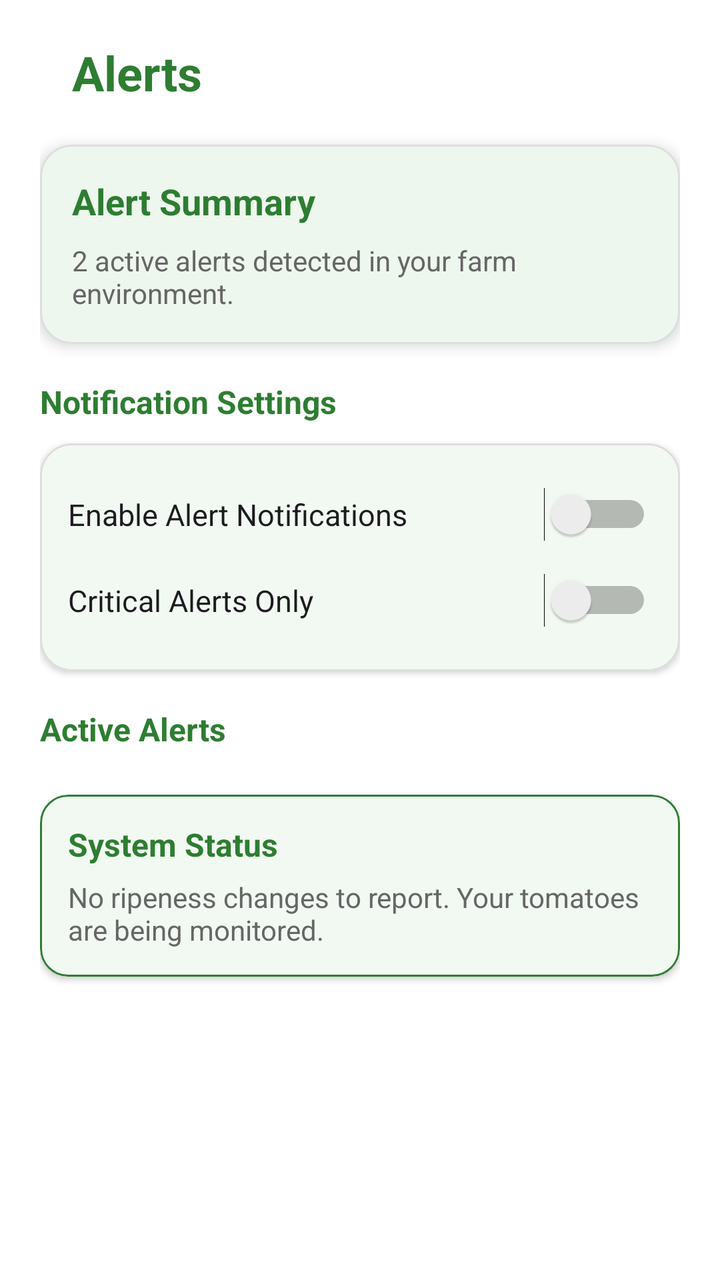
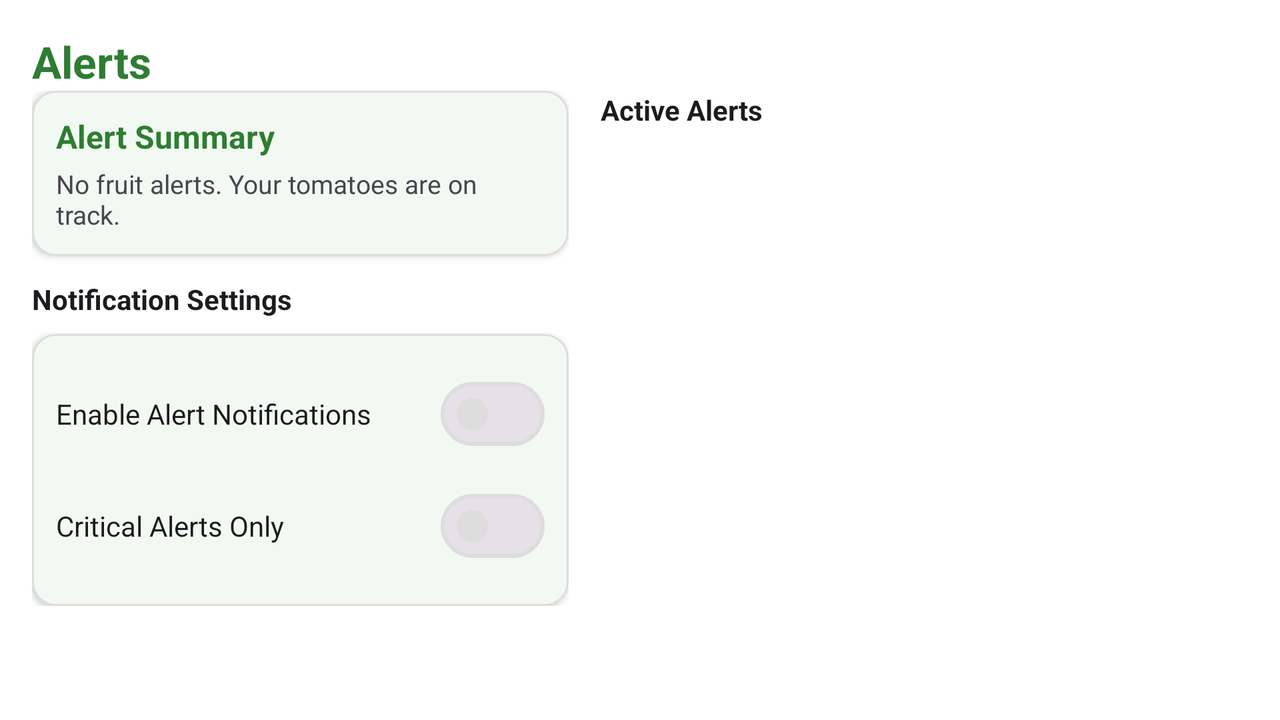

Two renders of one Android screen. The first uses the default layout on a phone; the second uses the alternative layout the repository ships for a different screen configuration, on a matching device. The two XML files are below.
<!-- AndroidManifest.xml: application theme Theme.SmartFarm -->
<!-- res/layout/alert.xml -->
<?xml version="1.0" encoding="utf-8"?>
<ScrollView xmlns:android="http://schemas.android.com/apk/res/android"
    xmlns:app="http://schemas.android.com/apk/res-auto"
    xmlns:tools="http://schemas.android.com/tools"
    android:layout_width="match_parent"
    android:layout_height="match_parent"
    android:background="?android:attr/colorBackground"
    android:fillViewport="true">

    <LinearLayout
        android:layout_width="match_parent"
        android:layout_height="wrap_content"
        android:orientation="vertical"
        android:padding="20dp">

        
        <LinearLayout
            android:layout_width="match_parent"
            android:layout_height="wrap_content"
            android:orientation="horizontal"
            android:gravity="center_vertical"
            android:layout_marginBottom="20dp">

            <TextView
                android:layout_width="wrap_content"
                android:layout_height="wrap_content"
                android:layout_marginStart="16dp"
                android:text="@string/alerts"
                android:textSize="24sp"
                android:textStyle="bold"
                android:textColor="@color/dark_green" />
        </LinearLayout>

        
        <com.google.android.material.card.MaterialCardView
            android:layout_width="match_parent"
            android:layout_height="wrap_content"
            android:layout_marginBottom="18dp"
            app:cardCornerRadius="16dp"
            app:cardElevation="4dp"
            app:strokeColor="@color/light_gray"
            app:strokeWidth="1dp">

            <LinearLayout
                android:layout_width="match_parent"
                android:layout_height="wrap_content"
                android:orientation="vertical"
                android:padding="16dp">

                <TextView
                    android:layout_width="wrap_content"
                    android:layout_height="wrap_content"
                    android:text="@string/alert_summary"
                    android:textStyle="bold"
                    android:textColor="@color/dark_green"
                    android:textSize="18sp" />

                <TextView
                    android:id="@+id/tv_alert_summary"
                    android:layout_width="wrap_content"
                    android:layout_height="wrap_content"
                    android:layout_marginTop="8dp"
                    android:text="@string/count_alert"
                    android:textColor="@color/gray"
                    android:textSize="14sp" />
            </LinearLayout>
        </com.google.android.material.card.MaterialCardView>

        
        <TextView
            android:layout_width="wrap_content"
            android:layout_height="wrap_content"
            android:text="@string/notification_settings"
            android:textStyle="bold"
            android:textColor="@color/dark_green"
            android:textSize="16sp"
            android:layout_marginBottom="10dp" />

        <com.google.android.material.card.MaterialCardView
            android:layout_width="match_parent"
            android:layout_height="wrap_content"
            android:layout_marginBottom="18dp"
            app:cardCornerRadius="16dp"
            app:cardElevation="2dp"
            app:strokeColor="@color/light_gray"
            app:strokeWidth="1dp">

            <LinearLayout
                android:layout_width="match_parent"
                android:layout_height="wrap_content"
                android:orientation="vertical"
                android:padding="14dp">

                <LinearLayout
                    android:layout_width="match_parent"
                    android:layout_height="wrap_content"
                    android:orientation="horizontal"
                    android:gravity="center_vertical"
                    android:paddingVertical="8dp">

                    <TextView
                        android:layout_width="0dp"
                        android:layout_height="wrap_content"
                        android:layout_weight="1"
                        android:text="@string/enable_notifications"
                        android:textColor="?android:attr/textColorPrimary"
                        android:textSize="15sp" />

                    <Switch
                        android:id="@+id/switch_notifications"
                        android:layout_width="wrap_content"
                        android:layout_height="wrap_content"
                        android:checked="false"
                        tools:ignore="UseSwitchCompatOrMaterialXml" />
                </LinearLayout>

                <LinearLayout
                    android:layout_width="match_parent"
                    android:layout_height="wrap_content"
                    android:orientation="horizontal"
                    android:gravity="center_vertical"
                    android:paddingVertical="8dp">

                    <TextView
                        android:layout_width="0dp"
                        android:layout_height="wrap_content"
                        android:layout_weight="1"
                        android:text="@string/critical_alerts_only"
                        android:textColor="?android:attr/textColorPrimary"
                        android:textSize="15sp" />

                    <Switch
                        android:id="@+id/switch_critical_only"
                        android:layout_width="wrap_content"
                        android:layout_height="wrap_content"
                        android:checked="false"
                        tools:ignore="UseSwitchCompatOrMaterialXml" />
                </LinearLayout>
            </LinearLayout>
        </com.google.android.material.card.MaterialCardView>

        
        <TextView
            android:layout_width="wrap_content"
            android:layout_height="wrap_content"
            android:text="@string/active_alerts"
            android:textStyle="bold"
            android:textColor="@color/dark_green"
            android:textSize="16sp"
            android:layout_marginBottom="10dp" />

        <androidx.recyclerview.widget.RecyclerView
            android:id="@+id/rv_active_alerts"
            android:layout_width="match_parent"
            android:layout_height="wrap_content"
            android:nestedScrollingEnabled="false"
            tools:listitem="@layout/item_alert" />

        
        <com.google.android.material.card.MaterialCardView
            android:id="@+id/card_system_status"
            android:layout_width="match_parent"
            android:layout_height="wrap_content"
            android:layout_marginTop="12dp"
            app:cardCornerRadius="14dp"
            app:cardElevation="2dp"
            app:strokeColor="@color/dark_green"
            app:strokeWidth="1dp">

            <LinearLayout
                android:layout_width="match_parent"
                android:layout_height="wrap_content"
                android:orientation="vertical"
                android:padding="14dp">

                <TextView
                    android:layout_width="wrap_content"
                    android:layout_height="wrap_content"
                    android:text="@string/system_status"
                    android:textColor="@color/dark_green"
                    android:textStyle="bold"
                    android:textSize="16sp" />

                <TextView
                    android:id="@+id/tv_system_status"
                    android:layout_width="match_parent"
                    android:layout_height="wrap_content"
                    android:layout_marginTop="6dp"
                    android:text="@string/fruit_system_ok"
                    android:textColor="@color/gray"
                    android:textSize="14sp" />
            </LinearLayout>
        </com.google.android.material.card.MaterialCardView>

    </LinearLayout>
</ScrollView>
<!-- resources referenced by this layout -->
<resources>
  <color name="dark_green">#2E7D32</color>
  <color name="gray">#666666</color>
  <color name="light_gray">#DDDDDD</color>
  <string name="active_alerts">Active Alerts</string>
  <string name="alert_summary">Alert Summary</string>
  <string name="alerts">Alerts</string>
  <string name="count_alert">2 active alerts detected in your farm environment.</string>
  <string name="critical_alerts_only">Critical Alerts Only</string>
  <string name="enable_notifications">Enable Alert Notifications</string>
  <string name="fruit_system_ok">No ripeness changes to report. Your tomatoes are being monitored.</string>
  <string name="notification_settings">Notification Settings</string>
  <string name="system_status">System Status</string>
  <style name="Theme.SmartFarm" parent="Base.Theme.SmartFarm" />
  <style name="Base.Theme.SmartFarm" parent="Theme.Material3.DayNight.NoActionBar">
          
          <item name="colorPrimary">@color/green</item>
          <item name="android:colorBackground">@color/white</item>
          <item name="colorSurface">@color/white</item>
          <item name="colorOnSurface">@color/text_primary</item>
          <item name="colorSecondaryContainer">@color/white</item>
          <item name="colorOutline">@color/light_gray</item>
  
          
          <item name="android:statusBarColor">@color/white</item>
          <item name="android:windowLightStatusBar">true</item>
      </style>
  <color name="green">#4CAF50</color>
  <color name="white">#FFFFFFFF</color>
  <color name="text_primary">#212121</color>
</resources>
<!-- res/layout-land/alert.xml (the repository's variant of the layout above) -->
<!-- drawn on the phone turned sideways -->
<?xml version="1.0" encoding="utf-8"?>
<androidx.constraintlayout.widget.ConstraintLayout xmlns:android="http://schemas.android.com/apk/res/android"
    xmlns:app="http://schemas.android.com/apk/res-auto"
    xmlns:tools="http://schemas.android.com/tools"
    android:layout_width="match_parent"
    android:layout_height="match_parent"
    android:background="?android:attr/colorBackground">

    <TextView
        android:id="@+id/tvTitle"
        android:layout_width="wrap_content"
        android:layout_height="wrap_content"
        android:layout_margin="16dp"
        android:text="@string/alerts"
        android:textSize="22sp"
        android:textStyle="bold"
        android:textColor="@color/dark_green"
        app:layout_constraintStart_toStartOf="parent"
        app:layout_constraintTop_toTopOf="parent" />

    <LinearLayout
        android:layout_width="match_parent"
        android:layout_height="0dp"
        android:orientation="horizontal"
        android:paddingHorizontal="16dp"
        android:paddingBottom="16dp"
        android:baselineAligned="false"
        app:layout_constraintTop_toBottomOf="@id/tvTitle"
        app:layout_constraintBottom_toBottomOf="parent">

        
        <ScrollView
            android:layout_width="0dp"
            android:layout_height="match_parent"
            android:layout_weight="1"
            android:paddingEnd="8dp">

            <LinearLayout
                android:layout_width="match_parent"
                android:layout_height="wrap_content"
                android:orientation="vertical">

                <com.google.android.material.card.MaterialCardView
                    android:layout_width="match_parent"
                    android:layout_height="wrap_content"
                    android:layout_marginBottom="12dp"
                    app:cardBackgroundColor="?attr/colorSurface"
                    app:cardCornerRadius="12dp"
                    app:cardElevation="2dp"
                    app:strokeColor="?attr/colorOutline"
                    app:strokeWidth="1dp">

                    <LinearLayout
                        android:layout_width="match_parent"
                        android:layout_height="wrap_content"
                        android:orientation="vertical"
                        android:padding="12dp">

                        <TextView
                            android:layout_width="wrap_content"
                            android:layout_height="wrap_content"
                            android:text="@string/alert_summary"
                            android:textStyle="bold"
                            android:textColor="@color/dark_green"
                            android:textSize="16sp" />

                        <TextView
                            android:id="@+id/tv_alert_summary"
                            android:layout_width="wrap_content"
                            android:layout_height="wrap_content"
                            android:layout_marginTop="4dp"
                            android:text="@string/fruit_no_alerts"
                            android:textColor="?android:attr/textColorSecondary"
                            android:textSize="13sp" />
                    </LinearLayout>
                </com.google.android.material.card.MaterialCardView>

                <TextView
                    android:layout_width="wrap_content"
                    android:layout_height="wrap_content"
                    android:text="@string/notification_settings"
                    android:textStyle="bold"
                    android:textColor="?android:attr/textColorPrimary"
                    android:textSize="14sp"
                    android:layout_marginBottom="8dp" />

                <com.google.android.material.card.MaterialCardView
                    android:layout_width="match_parent"
                    android:layout_height="wrap_content"
                    app:cardBackgroundColor="?attr/colorSurface"
                    app:cardCornerRadius="12dp"
                    app:cardElevation="2dp"
                    app:strokeColor="?attr/colorOutline"
                    app:strokeWidth="1dp">

                    <LinearLayout
                        android:layout_width="match_parent"
                        android:layout_height="wrap_content"
                        android:orientation="vertical"
                        android:padding="12dp">

                        <LinearLayout
                            android:layout_width="match_parent"
                            android:layout_height="wrap_content"
                            android:orientation="horizontal"
                            android:gravity="center_vertical"
                            android:paddingVertical="4dp">

                            <TextView
                                android:layout_width="0dp"
                                android:layout_height="wrap_content"
                                android:layout_weight="1"
                                android:text="@string/enable_notifications"
                                android:textColor="?android:attr/textColorPrimary"
                                android:textSize="14sp" />

                            <com.google.android.material.materialswitch.MaterialSwitch
                                android:id="@+id/switch_notifications"
                                android:layout_width="wrap_content"
                                android:layout_height="wrap_content" />
                        </LinearLayout>

                        <LinearLayout
                            android:layout_width="match_parent"
                            android:layout_height="wrap_content"
                            android:orientation="horizontal"
                            android:gravity="center_vertical"
                            android:paddingVertical="4dp">

                            <TextView
                                android:layout_width="0dp"
                                android:layout_height="wrap_content"
                                android:layout_weight="1"
                                android:text="@string/critical_alerts_only"
                                android:textColor="?android:attr/textColorPrimary"
                                android:textSize="14sp" />

                            <com.google.android.material.materialswitch.MaterialSwitch
                                android:id="@+id/switch_critical_only"
                                android:layout_width="wrap_content"
                                android:layout_height="wrap_content" />
                        </LinearLayout>
                    </LinearLayout>
                </com.google.android.material.card.MaterialCardView>

            </LinearLayout>
        </ScrollView>

        
        <LinearLayout
            android:layout_width="0dp"
            android:layout_height="match_parent"
            android:layout_weight="1.2"
            android:orientation="vertical"
            android:paddingStart="8dp">

            <TextView
                android:layout_width="wrap_content"
                android:layout_height="wrap_content"
                android:text="@string/active_alerts"
                android:textStyle="bold"
                android:textColor="?android:attr/textColorPrimary"
                android:textSize="14sp"
                android:layout_marginBottom="8dp" />

            <androidx.recyclerview.widget.RecyclerView
                android:id="@+id/rv_active_alerts"
                android:layout_width="match_parent"
                android:layout_height="0dp"
                android:layout_weight="1"
                tools:listitem="@layout/item_alert" />

            <com.google.android.material.card.MaterialCardView
                android:id="@+id/card_system_status"
                android:layout_width="match_parent"
                android:layout_height="wrap_content"
                android:visibility="gone"
                app:cardBackgroundColor="?attr/colorSurface"
                app:cardCornerRadius="12dp"
                app:strokeColor="@color/dark_green"
                app:strokeWidth="1dp">
                <LinearLayout android:layout_width="match_parent" android:layout_height="wrap_content" android:orientation="vertical" android:padding="12dp">
                    <TextView android:layout_width="wrap_content" android:layout_height="wrap_content" android:text="@string/system_status" android:textColor="@color/dark_green" android:textStyle="bold" android:textSize="14sp" />
                    <TextView android:id="@+id/tv_system_status" android:layout_width="match_parent" android:layout_height="wrap_content" android:layout_marginTop="4dp" android:text="@string/fruit_system_ok" android:textColor="?android:attr/textColorSecondary" android:textSize="12sp" />
                </LinearLayout>
            </com.google.android.material.card.MaterialCardView>

        </LinearLayout>

    </LinearLayout>

</androidx.constraintlayout.widget.ConstraintLayout>
<!-- resources referenced by the variant -->
<!-- as the phone turned sideways resolves them -->
<resources>
  <color name="dark_green">#2E7D32</color>
  <string name="active_alerts">Active Alerts</string>
  <string name="alert_summary">Alert Summary</string>
  <string name="alerts">Alerts</string>
  <string name="critical_alerts_only">Critical Alerts Only</string>
  <string name="enable_notifications">Enable Alert Notifications</string>
  <string name="fruit_no_alerts">No fruit alerts. Your tomatoes are on track.</string>
  <string name="fruit_system_ok">No ripeness changes to report. Your tomatoes are being monitored.</string>
  <string name="notification_settings">Notification Settings</string>
  <string name="system_status">System Status</string>
  <style name="Theme.SmartFarm" parent="Base.Theme.SmartFarm" />
  <style name="Base.Theme.SmartFarm" parent="Theme.Material3.DayNight.NoActionBar">
          
          <item name="colorPrimary">@color/green</item>
          <item name="android:colorBackground">@color/white</item>
          <item name="colorSurface">@color/white</item>
          <item name="colorOnSurface">@color/text_primary</item>
          <item name="colorSecondaryContainer">@color/white</item>
          <item name="colorOutline">@color/light_gray</item>
  
          
          <item name="android:statusBarColor">@color/white</item>
          <item name="android:windowLightStatusBar">true</item>
      </style>
  <color name="green">#4CAF50</color>
  <color name="white">#FFFFFFFF</color>
  <color name="text_primary">#212121</color>
  <color name="light_gray">#DDDDDD</color>
</resources>
